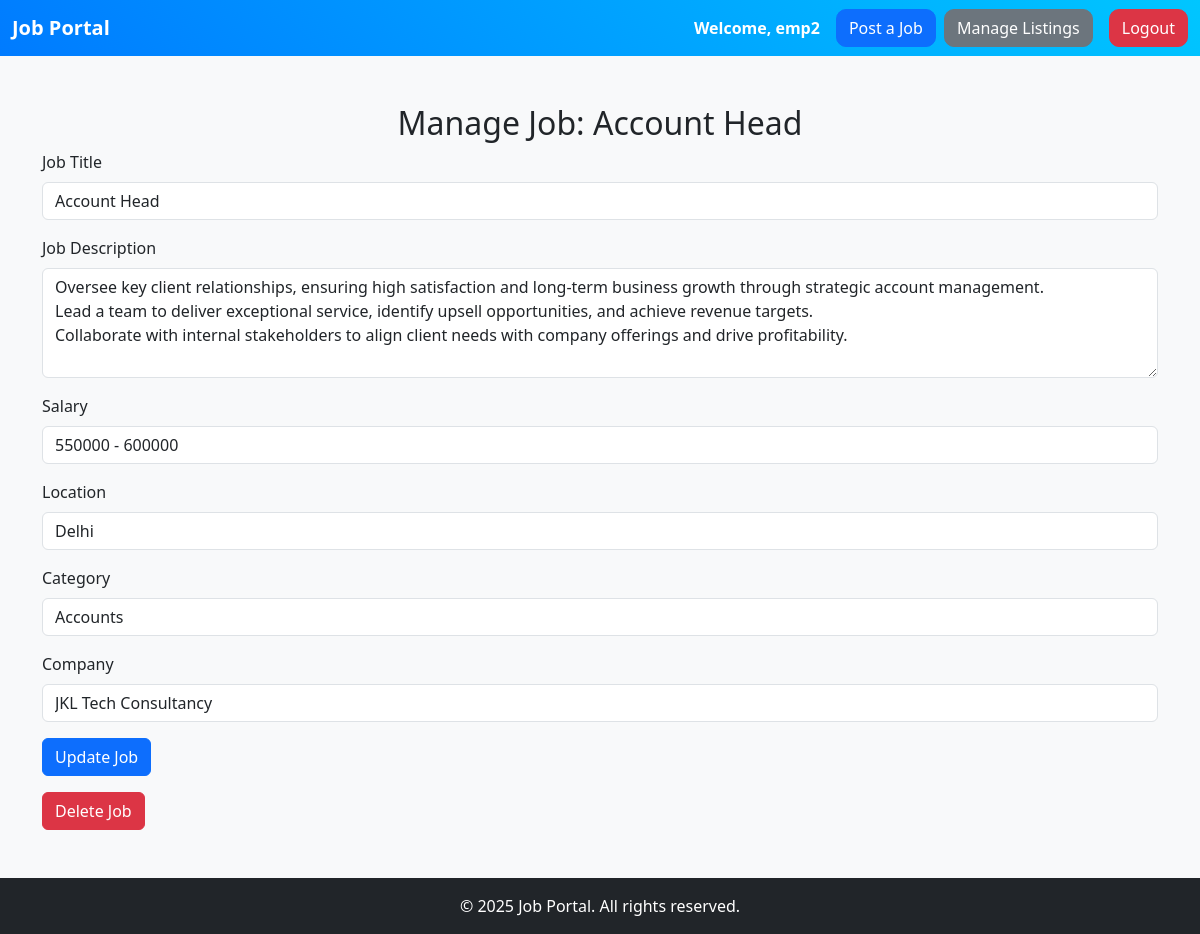
The app's page /manage_job/3 (signed in) with its own data.
### database/models.py (models this page shows)
class Job(db.Model):
    id = db.Column(db.Integer, primary_key=True)
    title = db.Column(db.String(100), nullable=False)
    description = db.Column(db.Text, nullable=False)
    salary = db.Column(db.String(50), nullable=False)
    location = db.Column(db.String(100), nullable=False)
    category = db.Column(db.String(100), nullable=False)
    company = db.Column(db.String(100), nullable=False)
    employer_id = db.Column(db.Integer, db.ForeignKey('user.id', ondelete='CASCADE'), nullable=True)
    applications = db.relationship('Application', backref='job', cascade='all, delete-orphan', lazy=True)

### app.py (the view, shortened to what this page needs)
@app.route('/manage_job/<int:job_id>', methods=['GET', 'POST'])
def manage_job(job_id):
    if 'user_id' not in session or session['role'] != 'employer':
        return redirect(url_for('login'))
    job = Job.query.get_or_404(job_id)
    if job.employer_id != session['user_id']:
        return redirect(url_for('home'))
    return render_template('manage_job.html', job=job)

### app.py (called while the page is built)
@app.context_processor
def inject_year():
    return {'year': datetime.now().year}

### templates/manage_job.html (shortened to what this page needs)
<!DOCTYPE html>
<html lang="en">
<head>
    <link rel="stylesheet" href="https://cdn.jsdelivr.net/npm/bootstrap@5.3.0/dist/css/bootstrap.min.css">
</head>
<body>
    <nav class="navbar navbar-expand-lg navbar-light bg-light">
        <div class="container-fluid">
            <a class="navbar-brand" href="#">Job Portal</a>
            <div class="collapse navbar-collapse justify-content-end">
                <ul class="navbar-nav d-flex align-items-center">
                    {% if session['role'] == 'employer' %}
                        <li class="nav-item me-3">
                            <span class="navbar-text">Welcome, {{ session['username'] }}</span>
                        </li>
                        <li class="nav-item me-2">
                            <a href="{{ url_for('post_job') }}" class="btn btn-primary">Post a Job</a>
                        </li>
                        <li class="nav-item me-2">
                            <a href="{{ url_for('manage_listings') }}" class="btn btn-secondary">Manage Listings</a>
                        </li>
                    {% elif session['role'] == 'job_seeker' %}
                        <li class="nav-item me-3">
                            <span class="navbar-text">Welcome, {{ session['username'] }}</span>
                        </li>
                    {% endif %}
                    <li class="nav-item">
                        {% if session['user_id'] %}
                            <a href="{{ url_for('logout') }}" class="btn btn-danger ms-2">Logout</a>
                        {% else %}
                            <a href="{{ url_for('login') }}" class="btn btn-primary me-2">Login</a>
                            <a href="{{ url_for('register') }}" class="btn btn-secondary">Register</a>
                        {% endif %}
                    </li>
                </ul>
            </div>
        </div>
    </nav>
    <div class="container mt-5">
        <h2 class="text-center">Manage Job: {{ job.title }}</h2>
        <form method="POST" action="{{ url_for('manage_job', job_id=job.id) }}">
            <div class="mb-3">
                <label for="title" class="form-label">Job Title</label>
                <input type="text" class="form-control" id="title" name="title" value="{{ job.title }}" required>
            </div>
            <div class="mb-3">
                <label for="description" class="form-label">Job Description</label>
                <textarea class="form-control" id="description" name="description" rows="4" required>{{ job.description }}</textarea>
            </div>
            <div class="mb-3">
                <label for="salary" class="form-label">Salary</label>
                <input type="text" class="form-control" id="salary" name="salary" value="{{ job.salary }}" required>
            </div>
            <div class="mb-3">
                <label for="location" class="form-label">Location</label>
                <input type="text" class="form-control" id="location" name="location" value="{{ job.location }}" required>
            </div>
            <div class="mb-3">
                <label for="category" class="form-label">Category</label>
                <input type="text" class="form-control" id="category" name="category" value="{{ job.category }}" required>
            </div>
            <div class="mb-3">
                <label for="company" class="form-label">Company</label>
                <input type="text" class="form-control" id="company" name="company" value="{{ job.company }}" required>
            </div>
            <button type="submit" class="btn btn-primary">Update Job</button>
        </form>
        <form method="POST" action="{{ url_for('delete_job', job_id=job.id) }}" class="mt-3">
            <button type="submit" class="btn btn-danger mb-5">Delete Job</button>
        </form>
    </div>
    {% include 'footer.html' %}
</body>
</html>

### templates/manage_job.html (style rules this page uses)
html, body { height: 100%; }
body { font-family: 'Segoe UI', Tahoma, sans-serif; background-color: #f8f9fa; display: flex; flex-direction: column; }
.navbar { background: linear-gradient(45deg, #007bff, #00c6ff); }
.navbar-brand, .navbar-text { color: #fff !important; font-weight: bold; }
.navbar .btn { border-radius: 10px; font-weight: 500; }

### records on screen
Job: title "Account Head", description "Oversee key client relationships, ensuring high satisfaction and long-term business growth through strategic account management. Lead a team to deliver exceptional service, identify upsell opportunities, and achieve revenue targets. Collaborate with internal stakeholders to align client needs with company offerings and drive profitability.", salary "550000 - 600000", location "Delhi", category "Accounts", company "JKL Tech Consultancy"

### other values on screen
{{ session['username'] }} "emp2"
